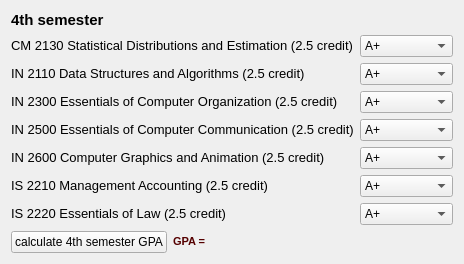
  <widget class="QWidget" name="layoutWidget">
   <property name="geometry">
    <rect>
     <x>0</x>
     <y>360</y>
     <width>436</width>
     <height>239</height>
    </rect>
   </property>
   <layout class="QVBoxLayout" name="verticalLayout_6">
    <item>
     <widget class="QLabel" name="label_60">
      <property name="text">
       <string>&lt;!DOCTYPE HTML PUBLIC &quot;-//W3C//DTD HTML 4.0//EN&quot; &quot;http://www.w3.org/TR/REC-html40/strict.dtd&quot;&gt;
&lt;html&gt;&lt;head&gt;&lt;meta name=&quot;qrichtext&quot; content=&quot;1&quot; /&gt;&lt;style type=&quot;text/css&quot;&gt;
p, li { white-space: pre-wrap; }
&lt;/style&gt;&lt;/head&gt;&lt;body style=&quot; font-family:'MS Shell Dlg 2'; font-size:8.25pt; font-weight:400; font-style:normal;&quot;&gt;
&lt;p style=&quot; margin-top:0px; margin-bottom:0px; margin-left:0px; margin-right:0px; -qt-block-indent:0; text-indent:0px;&quot;&gt;&lt;span style=&quot; font-size:11pt; font-weight:600;&quot;&gt;4th semester&lt;/span&gt;&lt;/p&gt;&lt;/body&gt;&lt;/html&gt;</string>
      </property>
     </widget>
    </item>
    <item>
     <layout class="QVBoxLayout" name="verticalLayout_3">
      <item>
       <layout class="QHBoxLayout" name="horizontalLayout_7">
        <item>
         <layout class="QVBoxLayout" name="verticalLayout_15">
          <item>
           <widget class="QLabel" name="label_62">
            <property name="text">
             <string>&lt;!DOCTYPE HTML PUBLIC &quot;-//W3C//DTD HTML 4.0//EN&quot; &quot;http://www.w3.org/TR/REC-html40/strict.dtd&quot;&gt;
&lt;html&gt;&lt;head&gt;&lt;meta name=&quot;qrichtext&quot; content=&quot;1&quot; /&gt;&lt;style type=&quot;text/css&quot;&gt;
p, li { white-space: pre-wrap; }
&lt;/style&gt;&lt;/head&gt;&lt;body style=&quot; font-family:'MS Shell Dlg 2'; font-size:8.25pt; font-weight:400; font-style:normal;&quot;&gt;
&lt;p style=&quot; margin-top:0px; margin-bottom:0px; margin-left:0px; margin-right:0px; -qt-block-indent:0; text-indent:0px;&quot;&gt;&lt;span style=&quot; font-size:10pt;&quot;&gt;CM 2130 Statistical Distributions and Estimation (2.5 credit)&lt;/span&gt;&lt;/p&gt;&lt;/body&gt;&lt;/html&gt;</string>
            </property>
           </widget>
          </item>
          <item>
           <widget class="QLabel" name="label_63">
            <property name="text">
             <string>&lt;!DOCTYPE HTML PUBLIC &quot;-//W3C//DTD HTML 4.0//EN&quot; &quot;http://www.w3.org/TR/REC-html40/strict.dtd&quot;&gt;
&lt;html&gt;&lt;head&gt;&lt;meta name=&quot;qrichtext&quot; content=&quot;1&quot; /&gt;&lt;style type=&quot;text/css&quot;&gt;
p, li { white-space: pre-wrap; }
&lt;/style&gt;&lt;/head&gt;&lt;body style=&quot; font-family:'MS Shell Dlg 2'; font-size:8.25pt; font-weight:400; font-style:normal;&quot;&gt;
&lt;p style=&quot; margin-top:0px; margin-bottom:0px; margin-left:0px; margin-right:0px; -qt-block-indent:0; text-indent:0px;&quot;&gt;&lt;span style=&quot; font-size:10pt;&quot;&gt;IN 2110 Data Structures and Algorithms (2.5 credit)&lt;/span&gt;&lt;/p&gt;&lt;/body&gt;&lt;/html&gt;</string>
            </property>
           </widget>
          </item>
          <item>
           <widget class="QLabel" name="label_64">
            <property name="text">
             <string>&lt;!DOCTYPE HTML PUBLIC &quot;-//W3C//DTD HTML 4.0//EN&quot; &quot;http://www.w3.org/TR/REC-html40/strict.dtd&quot;&gt;
&lt;html&gt;&lt;head&gt;&lt;meta name=&quot;qrichtext&quot; content=&quot;1&quot; /&gt;&lt;style type=&quot;text/css&quot;&gt;
p, li { white-space: pre-wrap; }
&lt;/style&gt;&lt;/head&gt;&lt;body style=&quot; font-family:'MS Shell Dlg 2'; font-size:8.25pt; font-weight:400; font-style:normal;&quot;&gt;
&lt;p style=&quot; margin-top:0px; margin-bottom:0px; margin-left:0px; margin-right:0px; -qt-block-indent:0; text-indent:0px;&quot;&gt;&lt;span style=&quot; font-size:10pt;&quot;&gt;IN 2300 Essentials of Computer Organization (2.5 credit)&lt;/span&gt;&lt;/p&gt;&lt;/body&gt;&lt;/html&gt;</string>
            </property>
           </widget>
          </item>
          <item>
           <widget class="QLabel" name="label_65">
            <property name="text">
             <string>&lt;!DOCTYPE HTML PUBLIC &quot;-//W3C//DTD HTML 4.0//EN&quot; &quot;http://www.w3.org/TR/REC-html40/strict.dtd&quot;&gt;
&lt;html&gt;&lt;head&gt;&lt;meta name=&quot;qrichtext&quot; content=&quot;1&quot; /&gt;&lt;style type=&quot;text/css&quot;&gt;
p, li { white-space: pre-wrap; }
&lt;/style&gt;&lt;/head&gt;&lt;body style=&quot; font-family:'MS Shell Dlg 2'; font-size:8.25pt; font-weight:400; font-style:normal;&quot;&gt;
&lt;p style=&quot; margin-top:0px; margin-bottom:0px; margin-left:0px; margin-right:0px; -qt-block-indent:0; text-indent:0px;&quot;&gt;&lt;span style=&quot; font-size:10pt;&quot;&gt;IN 2500 Essentials of Computer Communication (2.5 credit)&lt;/span&gt;&lt;/p&gt;&lt;/body&gt;&lt;/html&gt;</string>
            </property>
           </widget>
          </item>
          <item>
           <widget class="QLabel" name="label_69">
            <property name="text">
             <string>&lt;!DOCTYPE HTML PUBLIC &quot;-//W3C//DTD HTML 4.0//EN&quot; &quot;http://www.w3.org/TR/REC-html40/strict.dtd&quot;&gt;
&lt;html&gt;&lt;head&gt;&lt;meta name=&quot;qrichtext&quot; content=&quot;1&quot; /&gt;&lt;style type=&quot;text/css&quot;&gt;
p, li { white-space: pre-wrap; }
&lt;/style&gt;&lt;/head&gt;&lt;body style=&quot; font-family:'MS Shell Dlg 2'; font-size:8.25pt; font-weight:400; font-style:normal;&quot;&gt;
&lt;p style=&quot; margin-top:0px; margin-bottom:0px; margin-left:0px; margin-right:0px; -qt-block-indent:0; text-indent:0px;&quot;&gt;&lt;span style=&quot; font-size:10pt;&quot;&gt;IN 2600 Computer Graphics and Animation (2.5 credit)&lt;/span&gt;&lt;/p&gt;&lt;/body&gt;&lt;/html&gt;</string>
            </property>
           </widget>
          </item>
          <item>
           <widget class="QLabel" name="label_66">
            <property name="text">
             <string>&lt;!DOCTYPE HTML PUBLIC &quot;-//W3C//DTD HTML 4.0//EN&quot; &quot;http://www.w3.org/TR/REC-html40/strict.dtd&quot;&gt;
&lt;html&gt;&lt;head&gt;&lt;meta name=&quot;qrichtext&quot; content=&quot;1&quot; /&gt;&lt;style type=&quot;text/css&quot;&gt;
p, li { white-space: pre-wrap; }
&lt;/style&gt;&lt;/head&gt;&lt;body style=&quot; font-family:'MS Shell Dlg 2'; font-size:8.25pt; font-weight:400; font-style:normal;&quot;&gt;
&lt;p style=&quot; margin-top:0px; margin-bottom:0px; margin-left:0px; margin-right:0px; -qt-block-indent:0; text-indent:0px;&quot;&gt;&lt;span style=&quot; font-size:10pt;&quot;&gt;IS 2210 Management Accounting (2.5 credit)&lt;/span&gt;&lt;/p&gt;&lt;/body&gt;&lt;/html&gt;</string>
            </property>
           </widget>
          </item>
          <item>
           <widget class="QLabel" name="label_67">
            <property name="text">
             <string>&lt;!DOCTYPE HTML PUBLIC &quot;-//W3C//DTD HTML 4.0//EN&quot; &quot;http://www.w3.org/TR/REC-html40/strict.dtd&quot;&gt;
&lt;html&gt;&lt;head&gt;&lt;meta name=&quot;qrichtext&quot; content=&quot;1&quot; /&gt;&lt;style type=&quot;text/css&quot;&gt;
p, li { white-space: pre-wrap; }
&lt;/style&gt;&lt;/head&gt;&lt;body style=&quot; font-family:'MS Shell Dlg 2'; font-size:8.25pt; font-weight:400; font-style:normal;&quot;&gt;
&lt;p style=&quot; margin-top:0px; margin-bottom:0px; margin-left:0px; margin-right:0px; -qt-block-indent:0; text-indent:0px;&quot;&gt;&lt;span style=&quot; font-size:10pt;&quot;&gt;IS 2220 Essentials of Law (2.5 credit)&lt;/span&gt;&lt;/p&gt;&lt;/body&gt;&lt;/html&gt;</string>
            </property>
           </widget>
          </item>
         </layout>
        </item>
        <item>
         <layout class="QVBoxLayout" name="verticalLayout">
          <item>
           <widget class="QComboBox" name="comboBox_49">
            <item>
             <property name="text">
              <string>A+</string>
             </property>
            </item>
            <item>
             <property name="text">
              <string>A</string>
             </property>
            </item>
            <item>
             <property name="text">
              <string>A-</string>
             </property>
            </item>
            <item>
             <property name="text">
              <string>B+</string>
             </property>
            </item>
            <item>
             <property name="text">
              <string>B</string>
             </property>
            </item>
            <item>
             <property name="text">
              <string>B-</string>
             </property>
            </item>
            <item>
             <property name="text">
              <string>C+</string>
             </property>
            </item>
            <item>
             <property name="text">
              <string>C</string>
             </property>
            </item>
            <item>
             <property name="text">
              <string>C-</string>
             </property>
            </item>
            <item>
             <property name="text">
              <string>D</string>
             </property>
            </item>
            <item>
             <property name="text">
              <string>I</string>
             </property>
            </item>
            <item>
             <property name="text">
              <string>F</string>
             </property>
            </item>
            <item>
             <property name="text">
              <string>Not release</string>
             </property>
            </item>
           </widget>
          </item>
          <item>
           <widget class="QComboBox" name="comboBox_50">
            <item>
             <property name="text">
              <string>A+</string>
             </property>
            </item>
            <item>
             <property name="text">
              <string>A</string>
             </property>
            </item>
            <item>
             <property name="text">
              <string>A-</string>
             </property>
            </item>
            <item>
             <property name="text">
              <string>B+</string>
             </property>
            </item>
            <item>
             <property name="text">
              <string>B</string>
             </property>
            </item>
            <item>
             <property name="text">
              <string>B-</string>
             </property>
            </item>
            <item>
             <property name="text">
              <string>C+</string>
             </property>
            </item>
            <item>
             <property name="text">
              <string>C</string>
             </property>
            </item>
            <item>
             <property name="text">
              <string>C-</string>
             </property>
            </item>
            <item>
             <property name="text">
              <string>D</string>
             </property>
            </item>
            <item>
             <property name="text">
              <string>I</string>
             </property>
            </item>
            <item>
             <property name="text">
              <string>F</string>
             </property>
            </item>
            <item>
             <property name="text">
              <string>Not release</string>
             </property>
            </item>
           </widget>
          </item>
          <item>
           <widget class="QComboBox" name="comboBox_51">
            <item>
             <property name="text">
              <string>A+</string>
             </property>
            </item>
            <item>
             <property name="text">
              <string>A</string>
             </property>
            </item>
            <item>
             <property name="text">
              <string>A-</string>
             </property>
            </item>
            <item>
             <property name="text">
              <string>B+</string>
             </property>
            </item>
            <item>
             <property name="text">
              <string>B</string>
             </property>
            </item>
            <item>
             <property name="text">
              <string>B-</string>
             </property>
            </item>
            <item>
             <property name="text">
              <string>C+</string>
             </property>
            </item>
            <item>
             <property name="text">
              <string>C</string>
             </property>
            </item>
            <item>
             <property name="text">
              <string>C-</string>
             </property>
            </item>
            <item>
             <property name="text">
              <string>D</string>
             </property>
            </item>
            <item>
             <property name="text">
              <string>I</string>
             </property>
            </item>
            <item>
             <property name="text">
              <string>F</string>
             </property>
            </item>
            <item>
             <property name="text">
              <string>Not release</string>
             </property>
            </item>
           </widget>
          </item>
          <item>
           <widget class="QComboBox" name="comboBox_52">
            <item>
             <property name="text">
              <string>A+</string>
             </property>
            </item>
            <item>
             <property name="text">
              <string>A</string>
             </property>
            </item>
            <item>
             <property name="text">
              <string>A-</string>
             </property>
            </item>
            <item>
             <property name="text">
              <string>B+</string>
             </property>
            </item>
            <item>
             <property name="text">
              <string>B</string>
             </property>
            </item>
            <item>
             <property name="text">
              <string>B-</string>
             </property>
            </item>
            <item>
             <property name="text">
              <string>C+</string>
             </property>
            </item>
            <item>
             <property name="text">
              <string>C</string>
             </property>
            </item>
            <item>
             <property name="text">
              <string>C-</string>
             </property>
            </item>
            <item>
             <property name="text">
              <string>D</string>
             </property>
            </item>
            <item>
             <property name="text">
              <string>I</string>
             </property>
            </item>
            <item>
             <property name="text">
              <string>F</string>
             </property>
            </item>
            <item>
             <property name="text">
              <string>Not release</string>
             </property>
            </item>
           </widget>
          </item>
          <item>
           <widget class="QComboBox" name="comboBox_53">
            <item>
             <property name="text">
              <string>A+</string>
             </property>
            </item>
            <item>
             <property name="text">
              <string>A</string>
             </property>
            </item>
            <item>
             <property name="text">
              <string>A-</string>
             </property>
            </item>
            <item>
             <property name="text">
              <string>B+</string>
             </property>
            </item>
            <item>
             <property name="text">
              <string>B</string>
             </property>
            </item>
            <item>
             <property name="text">
              <string>B-</string>
             </property>
            </item>
            <item>
             <property name="text">
              <string>C+</string>
             </property>
            </item>
            <item>
             <property name="text">
              <string>C</string>
             </property>
            </item>
            <item>
             <property name="text">
              <string>C-</string>
             </property>
            </item>
            <item>
             <property name="text">
              <string>D</string>
             </property>
            </item>
            <item>
             <property name="text">
              <string>I</string>
             </property>
            </item>
            <item>
             <property name="text">
              <string>F</string>
             </property>
            </item>
            <item>
             <property name="text">
              <string>Not release</string>
             </property>
            </item>
           </widget>
          </item>
          <item>
           <widget class="QComboBox" name="comboBox_54">
            <item>
             <property name="text">
              <string>A+</string>
             </property>
            </item>
            <item>
             <property name="text">
              <string>A</string>
             </property>
            </item>
            <item>
             <property name="text">
              <string>A-</string>
             </property>
            </item>
            <item>
             <property name="text">
              <string>B+</string>
             </property>
            </item>
            <item>
             <property name="text">
              <string>B</string>
             </property>
            </item>
            <item>
             <property name="text">
              <string>B-</string>
             </property>
            </item>
            <item>
             <property name="text">
              <string>C+</string>
             </property>
            </item>
            <item>
             <property name="text">
              <string>C</string>
             </property>
            </item>
            <item>
             <property name="text">
              <string>C-</string>
             </property>
            </item>
            <item>
             <property name="text">
              <string>D</string>
             </property>
            </item>
            <item>
             <property name="text">
              <string>I</string>
             </property>
            </item>
            <item>
             <property name="text">
              <string>F</string>
             </property>
            </item>
            <item>
             <property name="text">
              <string>Not release</string>
             </property>
            </item>
           </widget>
          </item>
          <item>
           <widget class="QComboBox" name="comboBox_56">
            <item>
             <property name="text">
              <string>A+</string>
             </property>
            </item>
            <item>
             <property name="text">
              <string>A</string>
             </property>
            </item>
            <item>
             <property name="text">
              <string>A-</string>
             </property>
            </item>
            <item>
             <property name="text">
              <string>B+</string>
             </property>
            </item>
            <item>
             <property name="text">
              <string>B</string>
             </property>
            </item>
            <item>
             <property name="text">
              <string>B-</string>
             </property>
            </item>
            <item>
             <property name="text">
              <string>C+</string>
             </property>
            </item>
            <item>
             <property name="text">
              <string>C</string>
             </property>
            </item>
            <item>
             <property name="text">
              <string>C-</string>
             </property>
            </item>
            <item>
             <property name="text">
              <string>D</string>
             </property>
            </item>
            <item>
             <property name="text">
              <string>I</string>
             </property>
            </item>
            <item>
             <property name="text">
              <string>F</string>
             </property>
            </item>
            <item>
             <property name="text">
              <string>Not release</string>
             </property>
            </item>
           </widget>
          </item>
         </layout>
        </item>
       </layout>
      </item>
      <item>
       <layout class="QHBoxLayout" name="horizontalLayout_3">
        <item>
         <widget class="QPushButton" name="pushButton_10">
          <property name="text">
           <string>calculate 4th semester GPA</string>
          </property>
         </widget>
        </item>
        <item>
         <widget class="QLabel" name="label_61">
          <property name="text">
           <string>&lt;!DOCTYPE HTML PUBLIC &quot;-//W3C//DTD HTML 4.0//EN&quot; &quot;http://www.w3.org/TR/REC-html40/strict.dtd&quot;&gt;
&lt;html&gt;&lt;head&gt;&lt;meta name=&quot;qrichtext&quot; content=&quot;1&quot; /&gt;&lt;style type=&quot;text/css&quot;&gt;
p, li { white-space: pre-wrap; }
&lt;/style&gt;&lt;/head&gt;&lt;body style=&quot; font-family:'MS Shell Dlg 2'; font-size:8.25pt; font-weight:400; font-style:normal;&quot;&gt;
&lt;p style=&quot; margin-top:0px; margin-bottom:0px; margin-left:0px; margin-right:0px; -qt-block-indent:0; text-indent:0px;&quot;&gt;&lt;span style=&quot; font-size:8pt; font-weight:600; color:#550000;&quot;&gt;GPA =&lt;/span&gt;&lt;/p&gt;&lt;/body&gt;&lt;/html&gt;</string>
          </property>
         </widget>
        </item>
        <item>
         <widget class="QLabel" name="label_22">
          <property name="font">
           <font>
            <pointsize>10</pointsize>
            <weight>75</weight>
            <bold>true</bold>
           </font>
          </property>
          <property name="text">
           <string/>
          </property>
         </widget>
        </item>
        <item>
         <spacer name="horizontalSpacer_2">
          <property name="orientation">
           <enum>Qt::Horizontal</enum>
          </property>
          <property name="sizeHint" stdset="0">
           <size>
            <width>40</width>
            <height>20</height>
           </size>
          </property>
         </spacer>
        </item>
       </layout>
      </item>
     </layout>
    </item>
   </layout>
  </widget>
